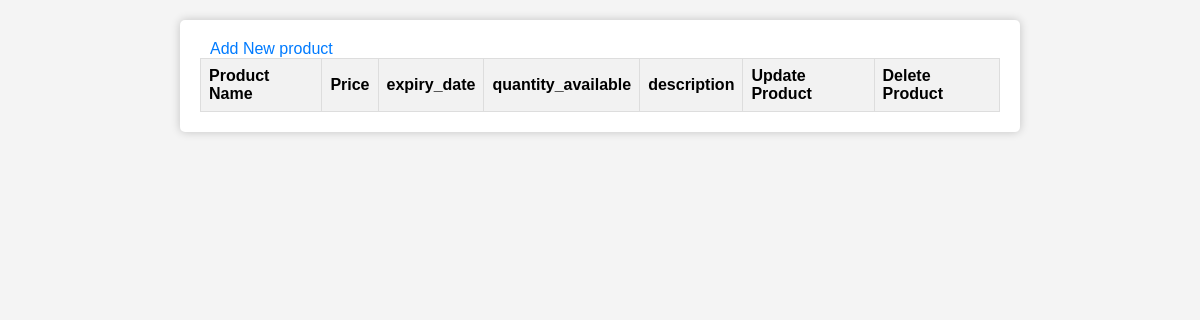
/view_category/2, run on an earlier commit of the app's database.
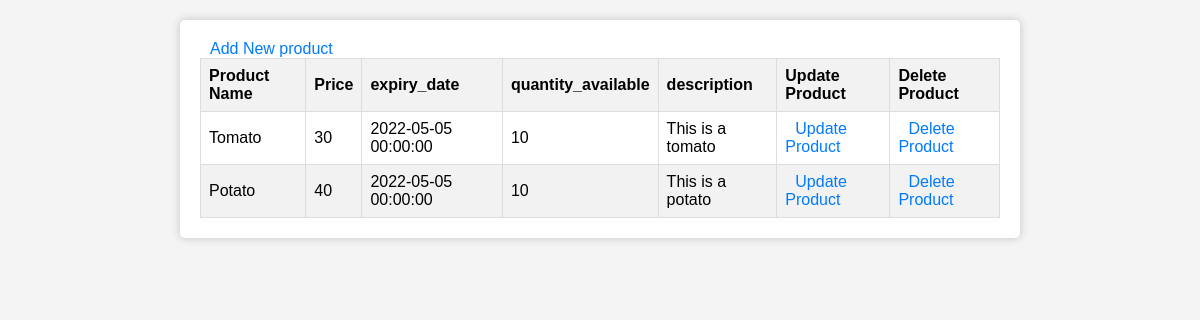
And on a later commit of the database.
### main.py (models this page shows)
class Product(db.Model):
        id = db.Column(db.Integer, primary_key = True, autoincrement=True)
        name = db.Column(db.String(200), nullable = False)
        price = db.Column(db.Integer, nullable = False)
        expiry_date = db.Column(db.DateTime , default = datetime.now())
        quantity_available = db.Column(db.Integer, nullable = False)
        section_id = db.Column(db.Integer, db.ForeignKey('section.id'), nullable=False)  # Define a foreign key to establish the relationship
        description = db.Column(db.String(200), nullable = False)

### main.py (the view)
@app.route('/view_category/<int:category_id>', methods=['GET', 'POST'])
def view_category(category_id):
     category= Section.query.get_or_404(category_id)
     print(category.id,category.name)
     products = Product.query.filter_by(section_id=category_id).all()
     return render_template('view_category.html',cat=category,products=products)

### templates/view_category.html (shortened to what this page needs)
<!DOCTYPE html>
<html lang="en">
<head>
</head>
<body>
    <div class="container">
        <a href="/add_product/{{cat.id}}">Add New product</a>
        <table class="styled-table">
            <thead>
                <tr>
                    <th>Product Name</th>
                    <th>Price</th>
                    <th>expiry_date</th>
                    <th>quantity_available</th>
                    <th>description</th>
                    <th>Update Product</th>
                    <th>Delete Product</th>
                </tr>
            </thead>
            <tbody>
                {% for prod in products %}
                    <tr>
                        <td>{{ prod.name }}</td>
                        <td>{{ prod.price }}</td>
                        <td>{{ prod.expiry_date }}</td>
                        <td>{{ prod.quantity_available }}</td>
                        <td>{{ prod.description }}</td>
                        <td><a href="/update_product/{{ prod['id'] }}">Update Product</a></td>
                        <td><a href="/delete_product/{{ prod['id'] }}">Delete Product</a></td>
                    </tr>
                {% endfor %}
            </tbody>
        </table>
    </div>
</body>
</html>

### templates/view_category.html (style rules this page uses)
body { font-family: Arial, sans-serif; margin: 0; padding: 0; background-color: #f4f4f4; }
.container { max-width: 800px; margin: 20px auto; padding: 20px; background-color: #fff; border-radius: 5px; box-shadow: 0 0 10px rgba(0, 0, 0, 0.2); }
a { text-decoration: none; color: #007BFF; margin-left: 10px; }
.styled-table { border-collapse: collapse; width: 100%; }
.styled-table th, .styled-table td { border: 1px solid #ddd; padding: 8px; text-align: left; }
.styled-table th { background-color: #f2f2f2; }
.styled-table tr:nth-child(even) { background-color: #f2f2f2; }

What changed in the data, as far as the page shows it:
added Product: name "Tomato", price "30", expiry_date "2022-05-05 00:00:00", quantity_available "10", description "This is a tomato"
added Product: name "Potato", price "40", expiry_date "2022-05-05 00:00:00", quantity_available "10", description "This is a potato"
